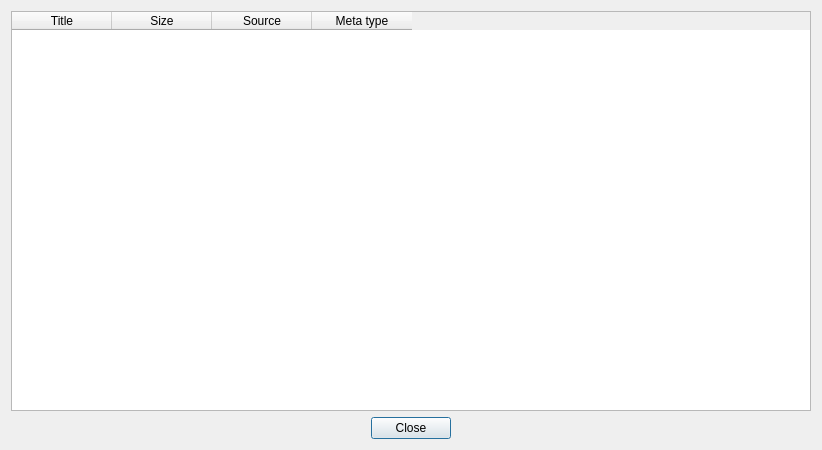
<?xml version="1.0" encoding="UTF-8"?>
<ui version="4.0">
 <class>testFilterDialog</class>
 <widget class="QDialog" name="testFilterDialog">
  <property name="geometry">
   <rect>
    <x>0</x>
    <y>0</y>
    <width>510</width>
    <height>300</height>
   </rect>
  </property>
  <property name="windowTitle">
   <string>Test Filter</string>
  </property>
  <layout class="QGridLayout" name="gridLayout">
   <item row="0" column="0">
    <layout class="QVBoxLayout" name="verticalLayout">
     <item>
      <widget class="QTableWidget" name="testTableWidget">
       <property name="minimumSize">
        <size>
         <width>800</width>
         <height>400</height>
        </size>
       </property>
       <property name="alternatingRowColors">
        <bool>true</bool>
       </property>
       <property name="selectionMode">
        <enum>QAbstractItemView::NoSelection</enum>
       </property>
       <property name="selectionBehavior">
        <enum>QAbstractItemView::SelectRows</enum>
       </property>
       <attribute name="verticalHeaderVisible">
        <bool>false</bool>
       </attribute>
       <column>
        <property name="text">
         <string>Title</string>
        </property>
       </column>
       <column>
        <property name="text">
         <string>Size</string>
        </property>
       </column>
       <column>
        <property name="text">
         <string>Source</string>
        </property>
       </column>
       <column>
        <property name="text">
         <string>Meta type</string>
        </property>
       </column>
      </widget>
     </item>
     <item>
      <layout class="QHBoxLayout" name="horizontalLayout">
       <item>
        <spacer name="horizontalSpacer">
         <property name="orientation">
          <enum>Qt::Horizontal</enum>
         </property>
         <property name="sizeHint" stdset="0">
          <size>
           <width>40</width>
           <height>20</height>
          </size>
         </property>
        </spacer>
       </item>
       <item>
        <widget class="QPushButton" name="ClosePushButton">
         <property name="text">
          <string>Close</string>
         </property>
        </widget>
       </item>
       <item>
        <spacer name="horizontalSpacer_2">
         <property name="orientation">
          <enum>Qt::Horizontal</enum>
         </property>
         <property name="sizeHint" stdset="0">
          <size>
           <width>40</width>
           <height>20</height>
          </size>
         </property>
        </spacer>
       </item>
      </layout>
     </item>
    </layout>
   </item>
  </layout>
 </widget>
 <resources/>
 <connections>
  <connection>
   <sender>ClosePushButton</sender>
   <signal>clicked()</signal>
   <receiver>testFilterDialog</receiver>
   <slot>close()</slot>
   <hints>
    <hint type="sourcelabel">
     <x>255</x>
     <y>275</y>
    </hint>
    <hint type="destinationlabel">
     <x>254</x>
     <y>149</y>
    </hint>
   </hints>
  </connection>
 </connections>
</ui>
